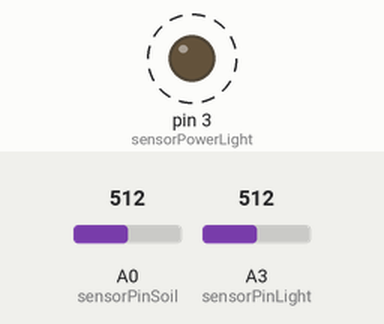
Simulated run of this sketch. Board: Arduino Uno, built with avr-gcc and run on an emulated ATmega328P. On the bench: output pins drawn as LEDs (lit = HIGH). Dashed ring = blinking. Inputs (shaded band) come from the test bench; at power-on: A0 (sensorPinSoil) = 512, A3 (sensorPinLight) = 512. Pins used as bus, display or sensor lines are not drawn; what the sketch prints to the serial monitor is not drawn.

Above: at 1.0 s.
Timing chart, 0 to 4.6 s (numbered marks = the images above):
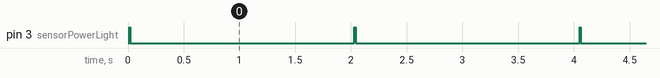

The sketch:

soil_sensor.ino
```cpp
//Sensor pins
#define sensorPowerSoil 7
#define sensorPowerLight 3
#define sensorPinSoil A0
#define sensorPinLight A3
int sensorValueLight=0;

void setup() {

  pinMode(sensorPowerSoil, OUTPUT);
  digitalWrite(sensorPowerSoil, LOW);

  pinMode(sensorPowerLight, OUTPUT);
  digitalWrite(sensorPowerLight, LOW);

  Serial.begin(9600);
}

void loop() {
  //get the reading from the function below and print it

  //sensorValueLight=analogRead(sensorPinLight);
  Serial.print("S: ");
  Serial.println(readSensor());
  Serial.print("L: ");
  Serial.println(readSensorLight());

  //Serial.print("L:");
  //Serial.println(sensorValueLight);


  delay(2000);
}

int readSensorLight(){
  digitalWrite(sensorPowerLight, HIGH);  // Turn the sensor ON
  delay(10);              // Allow power to settle
  int val = analogRead(sensorPinLight);  // Read the analog value form sensor
  digitalWrite(sensorPowerLight, LOW);   // Turn the sensor OFF
  return val;
}


//  This function returns the analog soil moisture measurement
int readSensor() {
  digitalWrite(sensorPowerSoil, HIGH);  // Turn the sensor ON
  delay(10);              // Allow power to settle
  int val = analogRead(sensorPinSoil);  // Read the analog value form sensor
  digitalWrite(sensorPowerSoil, LOW);   // Turn the sensor OFF
  return val;             // Return analog moisture value
}
```

light_sensor.ino
```cpp
//int sensorPin = A3; // select the input pin for LDR
//
//int sensorValue = 0; // variable to store the value coming from the sensor
//void setup()
//{
//    Serial.begin(9600); // sets serial port for communication
//}
//void loop()
//{
//    sensorValue = analogRead(sensorPin);
//    Serial.print("Soil Moisture: ");
//    // read the value from the sensor
//
//    Serial.println(sensorValue);         // prints the values coming from the sensor on the screen
//
//    delay(100);
//}
```

Measured:
- by itself, pin 3 (sensorPowerLight): alternates HIGH for 0.01 s and LOW for 2.0 s
